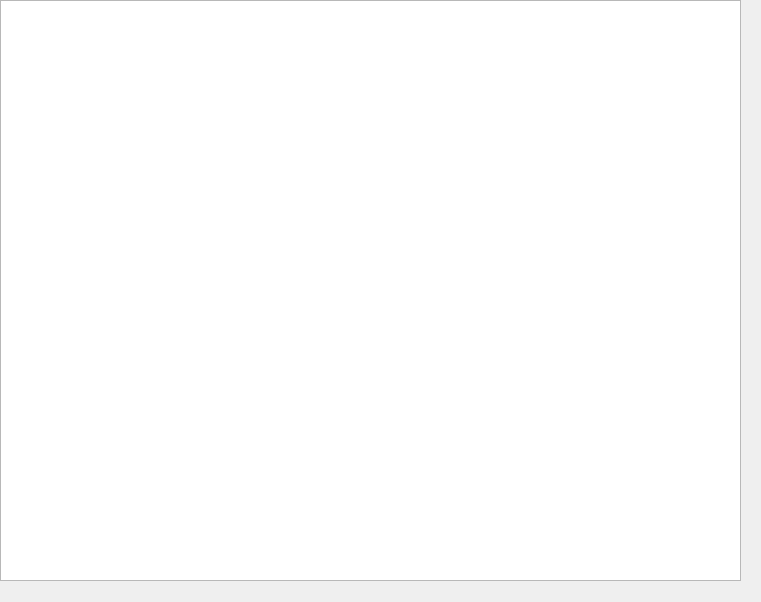
<?xml version="1.0" encoding="UTF-8"?>
<ui version="4.0">
 <class>Dialog</class>
 <widget class="QDialog" name="Dialog">
  <property name="geometry">
   <rect>
    <x>0</x>
    <y>0</y>
    <width>761</width>
    <height>602</height>
   </rect>
  </property>
  <property name="windowTitle">
   <string>Dialog</string>
  </property>
  <widget class="GraphView" name="graphView">
   <property name="geometry">
    <rect>
     <x>0</x>
     <y>0</y>
     <width>741</width>
     <height>581</height>
    </rect>
   </property>
  </widget>
 </widget>
 <customwidgets>
  <customwidget>
   <class>GraphView</class>
   <extends>QGraphicsView</extends>
   <header>GraphView.h</header>
  </customwidget>
 </customwidgets>
 <resources/>
 <connections/>
</ui>
